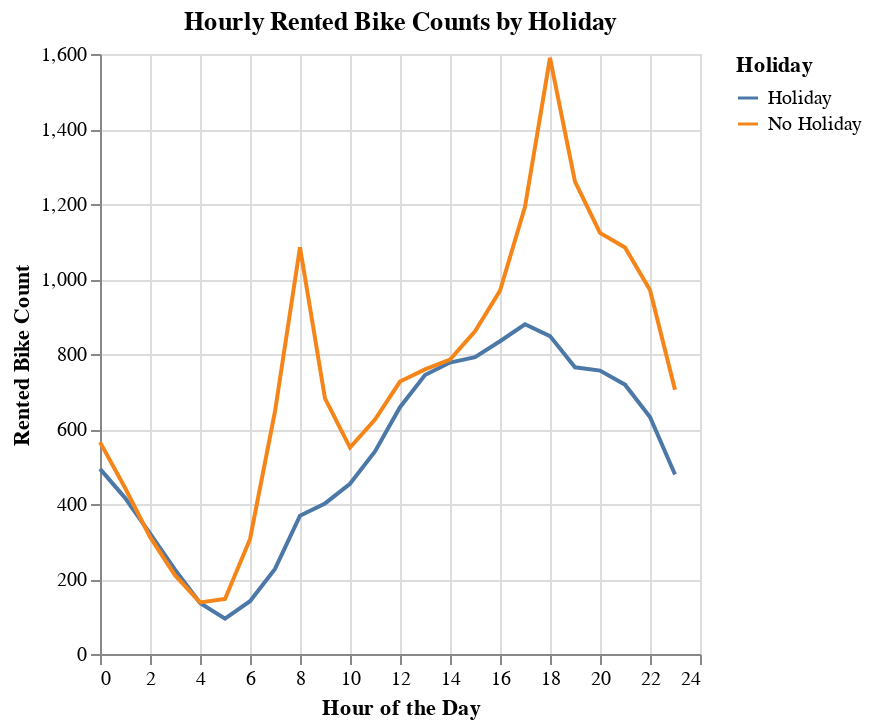

This figure's notebook cell:
### Markdown cell above
No function day集中出现在春秋。no functionday几乎全部出现在no holiday

### Code cell
FunctionBike = seoulBike[seoulBike["Functioning Day"] == "Yes"]
hours_bike = FunctionBike.groupby(["Hour","Holiday"]).mean().reset_index()
hours_bike.head()

# hour_holiday_plot_1 = alt.Chart(hours_bike).mark_bar().encode(
#     alt.X("Hour"),
#     alt.Y("Rented Bike Count"),
#     color = "Holiday"
# )
hour_holiday_plot = alt.Chart(hours_bike).mark_line().encode(
    alt.X("Hour", title="Hour of the Day"),
    alt.Y("Rented Bike Count", title="Rented Bike Count"),
    color=alt.Color("Holiday", legend=alt.Legend(title="Holiday"))
).properties(
    title="Hourly Rented Bike Counts by Holiday"
)

hour_holiday_plot.display()

### Figure 1 — Vega specification as saved in the notebook (floating-point values rounded to 4 significant figures)
{"$schema": "https://vega.github.io/schema/vega/v5.json", "data": [{"name": "data-3554352792b5c877a96b1662ba1d9331"}, {"name": "data_0", "values": [{"Hour": 0, "Holiday": "Holiday", "Month": 7.0, "Weekday": 2.706, "WeekdayOrNot": 0.7647, "Rented Bike Count": 493.6, "Temperature(°C)": 8.553, "Humidity(%)": 64.06, "Wind speed (m/s)": 1.347, "Visibility (10m)": 1419.0, "Dew point temperature(°C)": 1.635, "Solar Radiation (MJ/m2)": 0.0, "Rainfall(mm)": 0.1294, "Snowfall (cm)": 0.05882}, {"Hour": 0, "Holiday": "No Holiday", "Month": 6.403, "Weekday": 3.021, "WeekdayOrNot": 0.7104, "Rented Bike Count": 564.9, "Temperature(°C)": 11.29, "Humidity(%)": 64.84, "Wind speed (m/s)": 1.463, "Visibility (10m)": 1424.0, "Dew point temperature(°C)": 4.51, "Solar Radiation (MJ/m2)": 0.0, "Rainfall(mm)": 0.09493, "Snowfall (cm)": 0.06418}, {"Hour": 1, "Holiday": "Holiday", "Month": 7.0, "Weekday": 2.706, "WeekdayOrNot": 0.7647, "Rented Bike Count": 416.5, "Temperature(°C)": 8.206, "Humidity(%)": 64.47, "Wind speed (m/s)": 1.371, "Visibility (10m)": 1451.0, "Dew point temperature(°C)": 1.418, "Solar Radiation (MJ/m2)": 0.0, "Rainfall(mm)": 0.0, "Snowfall (cm)": 0.08235}, {"Hour": 1, "Holiday": "No Holiday", "Month": 6.403, "Weekday": 3.021, "WeekdayOrNot": 0.7104, "Rented Bike Count": 443.2, "Temperature(°C)": 10.93, "Humidity(%)": 66.04, "Wind speed (m/s)": 1.281, "Visibility (10m)": 1403.0, "Dew point temperature(°C)": 4.456, "Solar Radiation (MJ/m2)": 0.0, "Rainfall(mm)": 0.06478, "Snowfall (cm)": 0.07612}, {"Hour": 2, "Holiday": "Holiday", "Month": 7.0, "Weekday": 2.706, "WeekdayOrNot": 0.7647, "Rented Bike Count": 321.8, "Temperature(°C)": 7.9, "Humidity(%)": 65.24, "Wind speed (m/s)": 1.365, "Visibility (10m)": 1439.0, "Dew point temperature(°C)": 1.247, "Solar Radiation (MJ/m2)": 0.0, "Rainfall(mm)": 0.0, "Snowfall (cm)": 0.1176}, {"Hour": 2, "Holiday": "No Holiday", "Month": 6.403, "Weekday": 3.021, "WeekdayOrNot": 0.7104, "Rented Bike Count": 312.3, "Temperature(°C)": 10.6, "Humidity(%)": 67.17, "Wind speed (m/s)": 1.207, "Visibility (10m)": 1368.0, "Dew point temperature(°C)": 4.419, "Solar Radiation (MJ/m2)": 0.0, "Rainfall(mm)": 0.1012, "Snowfall (cm)": 0.07731}, {"Hour": 3, "Holiday": "Holiday", "Month": 7.0, "Weekday": 2.706, "WeekdayOrNot": 0.7647, "Rented Bike Count": 224.8, "Temperature(°C)": 7.576, "Humidity(%)": 61.29, "Wind speed (m/s)": 1.335, "Visibility (10m)": 1434.0, "Dew point temperature(°C)": 1.006, "Solar Radiation (MJ/m2)": 0.0, "Rainfall(mm)": 0.06471, "Snowfall (cm)": 0.1118}, {"Hour": 3, "Holiday": "No Holiday", "Month": 6.403, "Weekday": 3.021, "WeekdayOrNot": 0.7104, "Rented Bike Count": 210.1, "Temperature(°C)": 10.31, "Humidity(%)": 68.24, "Wind speed (m/s)": 1.185, "Visibility (10m)": 1344.0, "Dew point temperature(°C)": 4.399, "Solar Radiation (MJ/m2)": 0.0, "Rainfall(mm)": 0.1493, "Snowfall (cm)": 0.07791}, {"Hour": 4, "Holiday": "Holiday", "Month": 7.0, "Weekday": 2.706, "WeekdayOrNot": 0.7647, "Rented Bike Count": 135.9, "Temperature(°C)": 7.312, "Humidity(%)": 62.47, "Wind speed (m/s)": 1.341, "Visibility (10m)": 1435.0, "Dew point temperature(°C)": 1.065, "Solar Radiation (MJ/m2)": 0.0, "Rainfall(mm)": 0.0, "Snowfall (cm)": 0.1118}, {"Hour": 4, "Holiday": "No Holiday", "Month": 6.403, "Weekday": 3.021, "WeekdayOrNot": 0.7104, "Rented Bike Count": 137.6, "Temperature(°C)": 10.05, "Humidity(%)": 68.79, "Wind speed (m/s)": 1.213, "Visibility (10m)": 1330.0, "Dew point temperature(°C)": 4.303, "Solar Radiation (MJ/m2)": 0.0, "Rainfall(mm)": 0.1621, "Snowfall (cm)": 0.07761}, {"Hour": 5, "Holiday": "Holiday", "Month": 7.0, "Weekday": 2.706, "WeekdayOrNot": 0.7647, "Rented Bike Count": 94.24, "Temperature(°C)": 7.065, "Humidity(%)": 62.71, "Wind speed (m/s)": 1.359, "Visibility (10m)": 1425.0, "Dew point temperature(°C)": 0.9471, "Solar Radiation (MJ/m2)": 0.0, "Rainfall(mm)": 0.0, "Snowfall (cm)": 0.1118}, {"Hour": 5, "Holiday": "No Holiday", "Month": 6.403, "Weekday": 3.021, "WeekdayOrNot": 0.7104, "Rented Bike Count": 146.8, "Temperature(°C)": 9.789, "Humidity(%)": 69.61, "Wind speed (m/s)": 1.124, "Visibility (10m)": 1329.0, "Dew point temperature(°C)": 4.299, "Solar Radiation (MJ/m2)": 0.0, "Rainfall(mm)": 0.07403, "Snowfall (cm)": 0.0797}, {"Hour": 6, "Holiday": "Holiday", "Month": 7.0, "Weekday": 2.706, "WeekdayOrNot": 0.7647, "Rented Bike Count": 140.6, "Temperature(°C)": 6.912, "Humidity(%)": 63.12, "Wind speed (m/s)": 1.271, "Visibility (10m)": 1423.0, "Dew point temperature(°C)": 0.9235, "Solar Radiation (MJ/m2)": 0.007059, "Rainfall(mm)": 0.02941, "Snowfall (cm)": 0.1118}, {"Hour": 6, "Holiday": "No Holiday", "Month": 6.403, "Weekday": 3.021, "WeekdayOrNot": 0.7104, "Rented Bike Count": 306.2, "Temperature(°C)": 9.579, "Humidity(%)": 70.27, "Wind speed (m/s)": 1.114, "Visibility (10m)": 1306.0, "Dew point temperature(°C)": 4.199, "Solar Radiation (MJ/m2)": 0.006537, "Rainfall(mm)": 0.1487, "Snowfall (cm)": 0.08716}, {"Hour": 7, "Holiday": "Holiday", "Month": 7.0, "Weekday": 2.706, "WeekdayOrNot": 0.7647, "Rented Bike Count": 226.9, "Temperature(°C)": 6.829, "Humidity(%)": 66.35, "Wind speed (m/s)": 1.229, "Visibility (10m)": 1413.0, "Dew point temperature(°C)": 0.6235, "Solar Radiation (MJ/m2)": 0.06765, "Rainfall(mm)": 0.0, "Snowfall (cm)": 0.1118}, {"Hour": 7, "Holiday": "No Holiday", "Month": 6.414, "Weekday": 3.027, "WeekdayOrNot": 0.7083, "Rented Bike Count": 646.8, "Temperature(°C)": 9.629, "Humidity(%)": 69.12, "Wind speed (m/s)": 1.188, "Visibility (10m)": 1287.0, "Dew point temperature(°C)": 4.07, "Solar Radiation (MJ/m2)": 0.09673, "Rainfall(mm)": 0.1518, "Snowfall (cm)": 0.09524}, {"Hour": 8, "Holiday": "Holiday", "Month": 7.0, "Weekday": 2.706, "WeekdayOrNot": 0.7647, "Rented Bike Count": 369.0, "Temperature(°C)": 7.206, "Humidity(%)": 61.41, "Wind speed (m/s)": 1.371, "Visibility (10m)": 1459.0, "Dew point temperature(°C)": -0.1471, "Solar Radiation (MJ/m2)": 0.3129, "Rainfall(mm)": 0.0, "Snowfall (cm)": 0.1118}, {"Hour": 8, "Holiday": "No Holiday", "Month": 6.414, "Weekday": 3.027, "WeekdayOrNot": 0.7083, "Rented Bike Count": 1085.0, "Temperature(°C)": 10.23, "Humidity(%)": 66.34, "Wind speed (m/s)": 1.278, "Visibility (10m)": 1307.0, "Dew point temperature(°C)": 3.856, "Solar Radiation (MJ/m2)": 0.3567, "Rainfall(mm)": 0.1762, "Snowfall (cm)": 0.103}, {"Hour": 9, "Holiday": "Holiday", "Month": 7.0, "Weekday": 2.706, "WeekdayOrNot": 0.7647, "Rented Bike Count": 401.5, "Temperature(°C)": 8.229, "Humidity(%)": 55.24, "Wind speed (m/s)": 1.618, "Visibility (10m)": 1422.0, "Dew point temperature(°C)": -0.8294, "Solar Radiation (MJ/m2)": 0.7265, "Rainfall(mm)": 0.3765, "Snowfall (cm)": 0.1059}, {"Hour": 9, "Holiday": "No Holiday", "Month": 6.414, "Weekday": 3.027, "WeekdayOrNot": 0.7083, "Rented Bike Count": 681.4, "Temperature(°C)": 11.42, "Humidity(%)": 60.65, "Wind speed (m/s)": 1.464, "Visibility (10m)": 1322.0, "Dew point temperature(°C)": 3.555, "Solar Radiation (MJ/m2)": 0.7668, "Rainfall(mm)": 0.283, "Snowfall (cm)": 0.1185}, {"Hour": 10, "Holiday": "Holiday", "Month": 7.0, "Weekday": 2.706, "WeekdayOrNot": 0.7647, "Rented Bike Count": 453.8, "Temperature(°C)": 9.829, "Humidity(%)": 49.65, "Wind speed (m/s)": 1.782, "Visibility (10m)": 1450.0, "Dew point temperature(°C)": -0.9059, "Solar Radiation (MJ/m2)": 1.253, "Rainfall(mm)": 0.0, "Snowfall (cm)": 0.09412}, {"Hour": 10, "Holiday": "No Holiday", "Month": 6.414, "Weekday": 3.027, "WeekdayOrNot": 0.7083, "Rented Bike Count": 550.4, "Temperature(°C)": 12.94, "Humidity(%)": 55.29, "Wind speed (m/s)": 1.662, "Visibility (10m)": 1368.0, "Dew point temperature(°C)": 3.495, "Solar Radiation (MJ/m2)": 1.219, "Rainfall(mm)": 0.1467, "Snowfall (cm)": 0.1232}, {"Hour": 11, "Holiday": "Holiday", "Month": 7.0, "Weekday": 2.706, "WeekdayOrNot": 0.7647, "Rented Bike Count": 540.0, "Temperature(°C)": 11.21, "Humidity(%)": 46.0, "Wind speed (m/s)": 2.129, "Visibility (10m)": 1465.0, "Dew point temperature(°C)": -0.8824, "Solar Radiation (MJ/m2)": 1.657, "Rainfall(mm)": 0.0, "Snowfall (cm)": 0.06471}, {"Hour": 11, "Holiday": "No Holiday", "Month": 6.414, "Weekday": 3.027, "WeekdayOrNot": 0.7083, "Rented Bike Count": 625.4, "Temperature(°C)": 14.34, "Humidity(%)": 50.82, "Wind speed (m/s)": 1.904, "Visibility (10m)": 1423.0, "Dew point temperature(°C)": 3.474, "Solar Radiation (MJ/m2)": 1.577, "Rainfall(mm)": 0.1827, "Snowfall (cm)": 0.1182}, {"Hour": 12, "Holiday": "Holiday", "Month": 7.0, "Weekday": 2.706, "WeekdayOrNot": 0.7647, "Rented Bike Count": 658.2, "Temperature(°C)": 12.12, "Humidity(%)": 42.41, "Wind speed (m/s)": 2.171, "Visibility (10m)": 1536.0, "Dew point temperature(°C)": -1.335, "Solar Radiation (MJ/m2)": 1.827, "Rainfall(mm)": 0.5588, "Snowfall (cm)": 0.05882}, {"Hour": 12, "Holiday": "No Holiday", "Month": 6.414, "Weekday": 3.027, "WeekdayOrNot": 0.7083, "Rented Bike Count": 726.5, "Temperature(°C)": 15.5, "Humidity(%)": 47.79, "Wind speed (m/s)": 2.087, "Visibility (10m)": 1469.0, "Dew point temperature(°C)": 3.577, "Solar Radiation (MJ/m2)": 1.813, "Rainfall(mm)": 0.1726, "Snowfall (cm)": 0.1024}, {"Hour": 13, "Holiday": "Holiday", "Month": 7.0, "Weekday": 2.706, "WeekdayOrNot": 0.7647, "Rented Bike Count": 744.0, "Temperature(°C)": 12.83, "Humidity(%)": 39.59, "Wind speed (m/s)": 2.524, "Visibility (10m)": 1580.0, "Dew point temperature(°C)": -1.729, "Solar Radiation (MJ/m2)": 1.936, "Rainfall(mm)": 0.0, "Snowfall (cm)": 0.04118}, {"Hour": 13, "Holiday": "No Holiday", "Month": 6.414, "Weekday": 3.027, "WeekdayOrNot": 0.7083, "Rented Bike Count": 758.9, "Temperature(°C)": 16.3, "Humidity(%)": 45.51, "Wind speed (m/s)": 2.254, "Visibility (10m)": 1487.0, "Dew point temperature(°C)": 3.49, "Solar Radiation (MJ/m2)": 1.884, "Rainfall(mm)": 0.25, "Snowfall (cm)": 0.08631}, {"Hour": 14, "Holiday": "Holiday", "Month": 7.0, "Weekday": 2.706, "WeekdayOrNot": 0.7647, "Rented Bike Count": 777.2, "Temperature(°C)": 13.34, "Humidity(%)": 38.18, "Wind speed (m/s)": 2.688, "Visibility (10m)": 1604.0, "Dew point temperature(°C)": -1.882, "Solar Radiation (MJ/m2)": 1.876, "Rainfall(mm)": 0.0, "Snowfall (cm)": 0.0}, {"Hour": 14, "Holiday": "No Holiday", "Month": 6.414, "Weekday": 3.027, "WeekdayOrNot": 0.7083, "Rented Bike Count": 785.0, "Temperature(°C)": 16.86, "Humidity(%)": 44.25, "Wind speed (m/s)": 2.346, "Visibility (10m)": 1506.0, "Dew point temperature(°C)": 3.522, "Solar Radiation (MJ/m2)": 1.781, "Rainfall(mm)": 0.07827, "Snowfall (cm)": 0.07083}, {"Hour": 15, "Holiday": "Holiday", "Month": 7.0, "Weekday": 2.706, "WeekdayOrNot": 0.7647, "Rented Bike Count": 791.8, "Temperature(°C)": 13.56, "Humidity(%)": 38.65, "Wind speed (m/s)": 2.788, "Visibility (10m)": 1549.0, "Dew point temperature(°C)": -1.576, "Solar Radiation (MJ/m2)": 1.592, "Rainfall(mm)": 0.2118, "Snowfall (cm)": 0.0}, {"Hour": 15, "Holiday": "No Holiday", "Month": 6.414, "Weekday": 3.027, "WeekdayOrNot": 0.7083, "Rented Bike Count": 860.7, "Temperature(°C)": 17.09, "Humidity(%)": 43.91, "Wind speed (m/s)": 2.472, "Visibility (10m)": 1538.0, "Dew point temperature(°C)": 3.633, "Solar Radiation (MJ/m2)": 1.559, "Rainfall(mm)": 0.1324, "Snowfall (cm)": 0.05714}, {"Hour": 16, "Holiday": "Holiday", "Month": 7.0, "Weekday": 2.706, "WeekdayOrNot": 0.7647, "Rented Bike Count": 833.9, "Temperature(°C)": 13.24, "Humidity(%)": 40.18, "Wind speed (m/s)": 2.7, "Visibility (10m)": 1540.0, "Dew point temperature(°C)": -1.376, "Solar Radiation (MJ/m2)": 1.154, "Rainfall(mm)": 0.02353, "Snowfall (cm)": 0.0}, {"Hour": 16, "Holiday": "No Holiday", "Month": 6.414, "Weekday": 3.027, "WeekdayOrNot": 0.7083, "Rented Bike Count": 968.8, "Temperature(°C)": 16.95, "Humidity(%)": 44.96, "Wind speed (m/s)": 2.48, "Visibility (10m)": 1543.0, "Dew point temperature(°C)": 3.862, "Solar Radiation (MJ/m2)": 1.212, "Rainfall(mm)": 0.05685, "Snowfall (cm)": 0.0497}, {"Hour": 17, "Holiday": "Holiday", "Month": 7.0, "Weekday": 2.706, "WeekdayOrNot": 0.7647, "Rented Bike Count": 879.4, "Temperature(°C)": 12.34, "Humidity(%)": 44.24, "Wind speed (m/s)": 2.782, "Visibility (10m)": 1565.0, "Dew point temperature(°C)": -0.5882, "Solar Radiation (MJ/m2)": 0.6971, "Rainfall(mm)": 0.05882, "Snowfall (cm)": 0.0}, {"Hour": 17, "Holiday": "No Holiday", "Month": 6.414, "Weekday": 3.027, "WeekdayOrNot": 0.7083, "Rented Bike Count": 1192.0, "Temperature(°C)": 16.33, "Humidity(%)": 47.68, "Wind speed (m/s)": 2.436, "Visibility (10m)": 1551.0, "Dew point temperature(°C)": 4.205, "Solar Radiation (MJ/m2)": 0.8016, "Rainfall(mm)": 0.1268, "Snowfall (cm)": 0.0506}, {"Hour": 18, "Holiday": "Holiday", "Month": 7.0, "Weekday": 2.706, "WeekdayOrNot": 0.7647, "Rented Bike Count": 847.8, "Temperature(°C)": 11.34, "Humidity(%)": 48.06, "Wind speed (m/s)": 2.312, "Visibility (10m)": 1552.0, "Dew point temperature(°C)": -0.2588, "Solar Radiation (MJ/m2)": 0.2841, "Rainfall(mm)": 0.1529, "Snowfall (cm)": 0.0}, {"Hour": 18, "Holiday": "No Holiday", "Month": 6.414, "Weekday": 3.027, "WeekdayOrNot": 0.7083, "Rented Bike Count": 1590.0, "Temperature(°C)": 15.39, "Humidity(%)": 51.01, "Wind speed (m/s)": 2.239, "Visibility (10m)": 1564.0, "Dew point temperature(°C)": 4.453, "Solar Radiation (MJ/m2)": 0.402, "Rainfall(mm)": 0.2792, "Snowfall (cm)": 0.05625}, {"Hour": 19, "Holiday": "Holiday", "Month": 7.0, "Weekday": 2.706, "WeekdayOrNot": 0.7647, "Rented Bike Count": 764.4, "Temperature(°C)": 10.25, "Humidity(%)": 52.29, "Wind speed (m/s)": 2.059, "Visibility (10m)": 1589.0, "Dew point temperature(°C)": 0.3353, "Solar Radiation (MJ/m2)": 0.05118, "Rainfall(mm)": 0.1412, "Snowfall (cm)": 0.0}, {"Hour": 19, "Holiday": "No Holiday", "Month": 6.414, "Weekday": 3.027, "WeekdayOrNot": 0.7083, "Rented Bike Count": 1260.0, "Temperature(°C)": 14.38, "Humidity(%)": 54.77, "Wind speed (m/s)": 2.077, "Visibility (10m)": 1552.0, "Dew point temperature(°C)": 4.665, "Solar Radiation (MJ/m2)": 0.1373, "Rainfall(mm)": 0.1134, "Snowfall (cm)": 0.0622}, {"Hour": 20, "Holiday": "Holiday", "Month": 7.0, "Weekday": 2.706, "WeekdayOrNot": 0.7647, "Rented Bike Count": 755.8, "Temperature(°C)": 9.641, "Humidity(%)": 54.41, "Wind speed (m/s)": 1.8, "Visibility (10m)": 1571.0, "Dew point temperature(°C)": 0.5235, "Solar Radiation (MJ/m2)": 0.004706, "Rainfall(mm)": 0.02941, "Snowfall (cm)": 0.0}, {"Hour": 20, "Holiday": "No Holiday", "Month": 6.414, "Weekday": 3.027, "WeekdayOrNot": 0.7083, "Rented Bike Count": 1123.0, "Temperature(°C)": 13.47, "Humidity(%)": 57.78, "Wind speed (m/s)": 1.945, "Visibility (10m)": 1523.0, "Dew point temperature(°C)": 4.733, "Solar Radiation (MJ/m2)": 0.01446, "Rainfall(mm)": 0.2738, "Snowfall (cm)": 0.06518}, {"Hour": 21, "Holiday": "Holiday", "Month": 7.0, "Weekday": 2.706, "WeekdayOrNot": 0.7647, "Rented Bike Count": 718.2, "Temperature(°C)": 9.171, "Humidity(%)": 56.41, "Wind speed (m/s)": 1.918, "Visibility (10m)": 1526.0, "Dew point temperature(°C)": 0.5824, "Solar Radiation (MJ/m2)": 0.0, "Rainfall(mm)": 0.02941, "Snowfall (cm)": 0.0}, {"Hour": 21, "Holiday": "No Holiday", "Month": 6.414, "Weekday": 3.027, "WeekdayOrNot": 0.7083, "Rented Bike Count": 1084.0, "Temperature(°C)": 12.82, "Humidity(%)": 60.24, "Wind speed (m/s)": 1.742, "Visibility (10m)": 1494.0, "Dew point temperature(°C)": 4.788, "Solar Radiation (MJ/m2)": 0.0, "Rainfall(mm)": 0.2652, "Snowfall (cm)": 0.06518}, {"Hour": 22, "Holiday": "Holiday", "Month": 7.0, "Weekday": 2.706, "WeekdayOrNot": 0.7647, "Rented Bike Count": 631.9, "Temperature(°C)": 8.741, "Humidity(%)": 57.59, "Wind speed (m/s)": 1.853, "Visibility (10m)": 1500.0, "Dew point temperature(°C)": 0.4647, "Solar Radiation (MJ/m2)": 0.0, "Rainfall(mm)": 0.02941, "Snowfall (cm)": 0.0}, {"Hour": 22, "Holiday": "No Holiday", "Month": 6.414, "Weekday": 3.027, "WeekdayOrNot": 0.7083, "Rented Bike Count": 970.5, "Temperature(°C)": 12.28, "Humidity(%)": 62.14, "Wind speed (m/s)": 1.582, "Visibility (10m)": 1472.0, "Dew point temperature(°C)": 4.795, "Solar Radiation (MJ/m2)": 0.0, "Rainfall(mm)": 0.0872, "Snowfall (cm)": 0.06488}, {"Hour": 23, "Holiday": "Holiday", "Month": 7.0, "Weekday": 2.706, "WeekdayOrNot": 0.7647, "Rented Bike Count": 478.5, "Temperature(°C)": 8.282, "Humidity(%)": 57.12, "Wind speed (m/s)": 1.776, "Visibility (10m)": 1508.0, "Dew point temperature(°C)": -0.08235, "Solar Radiation (MJ/m2)": 0.0, "Rainfall(mm)": 0.1471, "Snowfall (cm)": 0.0}, {"Hour": 23, "Holiday": "No Holiday", "Month": 6.414, "Weekday": 3.027, "WeekdayOrNot": 0.7083, "Rented Bike Count": 704.8, "Temperature(°C)": 11.81, "Humidity(%)": 63.79, "Wind speed (m/s)": 1.493, "Visibility (10m)": 1427.0, "Dew point temperature(°C)": 4.763, "Solar Radiation (MJ/m2)": 0.0, "Rainfall(mm)": 0.0878, "Snowfall (cm)": 0.06458}]}, {"name": "data_0_x_domain_Hour", "values": [{"min": 0, "max": 23}]}, {"name": "data_0_y_domain_Rented Bike Count", "values": [{"min": 94.24, "max": 1590.0}]}, {"name": "data_0_color_domain_Holiday", "values": [{"Holiday": "Holiday"}, {"Holiday": "No Holiday"}]}], "marks": [{"type": "group", "name": "pathgroup", "from": {"facet": {"data": "data_0", "name": "faceted_path_main", "groupby": ["Holiday"]}}, "encode": {"update": {"width": {"field": {"signal": null, "datum": null, "group": "width", "parent": null}}, "height": {"field": {"signal": null, "datum": null, "group": "height", "parent": null}}}}, "marks": [{"type": "line", "name": "marks", "from": {"data": "faceted_path_main"}, "sort": {"field": "datum[\"Hour\"]"}, "encode": {"update": {"defined": {"signal": "isValid(datum[\"Hour\"]) && isFinite(+datum[\"Hour\"]) && isValid(datum[\"Rented Bike Count\"]) && isFinite(+datum[\"Rented Bike Count\"])"}, "stroke": {"field": "Holiday", "scale": "color"}, "x": {"field": "Hour", "scale": "x"}, "y": {"field": "Rented Bike Count", "scale": "y"}, "description": {"signal": "\"Hour of the Day: \" + (format(datum[\"Hour\"], \"\")) + \"; Rented Bike Count: \" + (format(datum[\"Rented Bike Count\"], \"\")) + \"; Holiday: \" + (isValid(datum[\"Holiday\"]) ? datum[\"Holiday\"] : \"\"+datum[\"Holiday\"])"}}}, "style": ["line"]}]}], "scales": [{"name": "x", "type": "linear", "domain": [{"signal": "(data(\"data_0_x_domain_Hour\")[0] || {}).min"}, {"signal": "(data(\"data_0_x_domain_Hour\")[0] || {}).max"}], "range": [0, {"signal": "width"}], "zero": false, "nice": true}, {"name": "y", "type": "linear", "domain": [{"signal": "(data(\"data_0_y_domain_Rented Bike Count\")[0] || {}).min"}, {"signal": "(data(\"data_0_y_domain_Rented Bike Count\")[0] || {}).max"}], "range": [{"signal": "height"}, 0], "zero": true, "nice": true}, {"name": "color", "type": "ordinal", "domain": {"data": "data_0_color_domain_Holiday", "field": "Holiday", "sort": true}, "range": "category"}], "axes": [{"scale": "x", "domain": false, "orient": "bottom", "labels": false, "tickCount": {"signal": "ceil(width/40)"}, "minExtent": 0, "maxExtent": 0, "ticks": false, "aria": false, "zindex": 0, "grid": true, "gridScale": "y"}, {"scale": "y", "zindex": 0, "gridScale": "x", "labels": false, "maxExtent": 0, "tickCount": {"signal": "ceil(height/40)"}, "aria": false, "orient": "left", "minExtent": 0, "grid": true, "ticks": false, "domain": false}, {"scale": "x", "grid": false, "labelFlush": true, "title": "Hour of the Day", "labelOverlap": true, "orient": "bottom", "tickCount": {"signal": "ceil(width/40)"}, "zindex": 0}, {"scale": "y", "title": "Rented Bike Count", "orient": "left", "tickCount": {"signal": "ceil(height/40)"}, "labelOverlap": true, "grid": false, "zindex": 0}], "title": {"text": "Hourly Rented Bike Counts by Holiday", "frame": "group"}, "style": "cell", "padding": 5, "legends": [{"title": "Holiday", "stroke": "color", "symbolType": "stroke"}], "background": "white", "height": 300, "width": 300}
